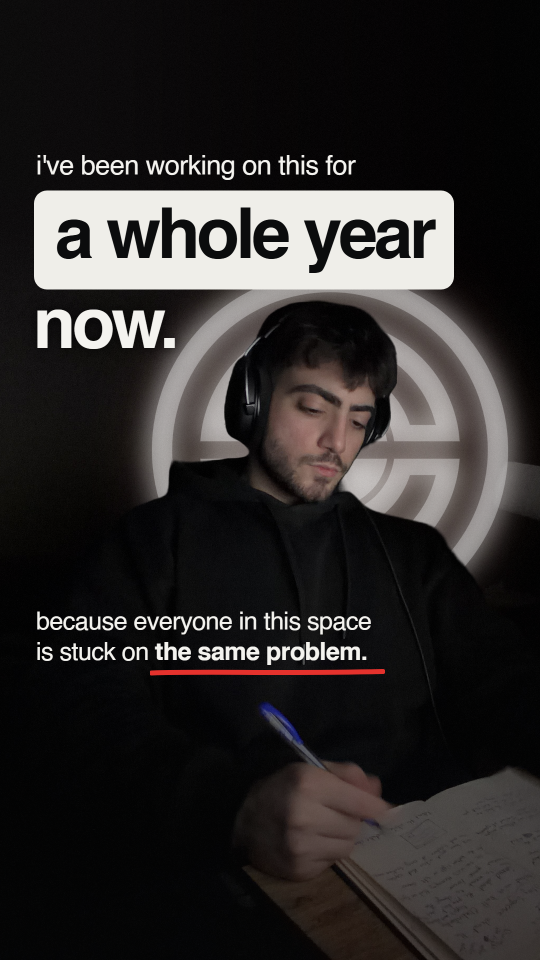
#> input picture output/highlight-saas/codex-mockup-2026-10-08/01.png, 1080 x 1920 px (shown at 1/2 size); its folder holds only this picture in this run
$ python sheets.py
#> lines starting #> are read from the running program, lines starting #| are printed output that depends on the picture
from pathlib import Path
from PIL import Image, ImageDraw, ImageFont
import hashlib, json
P=Path(__file__).resolve().parent
F=ImageFont.truetype('C:/Windows/Fonts/arial.ttf',24)
for name,ids,cols,tw in [('contact-sheet',range(1,15),4,360),('opening',range(1,6),5,360),('turn',range(6,10),4,360),('product-close',range(10,15),5,360)]:
    ids=list(ids);th=round(tw*1920/1080);g=20;label=40
    rows=(len(ids)+cols-1)//cols
    im=Image.new('RGB',(cols*(tw+g)+g,rows*(th+label+g)+g),'#171819');d=ImageDraw.Draw(im)
    for k,n in enumerate(ids):
        x=g+(k%cols)*(tw+g);y=g+(k//cols)*(th+label+g)
        d.text((x,y+3),f'{n:02}',fill='#deded8',font=F)
        with Image.open(P/f'{n:02}.png') as s: im.paste(s.convert('RGB').resize((tw,th),Image.Resampling.LANCZOS),(x,y+label))
#> s is the input picture: PIL image 1080x1920 RGB; mean R, G, B 45.9, 43.1, 42.5
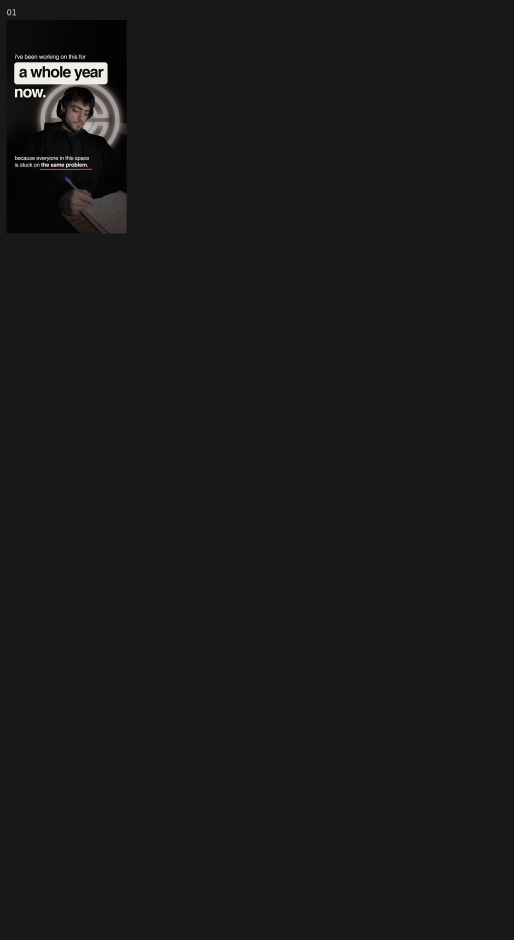
#> im: PIL image 1540x2820 RGB (shown at 1/3 size); mean R, G, B 24.2, 25, 25.9
#> (the run stopped early here; a loop or call above may not have finished)
